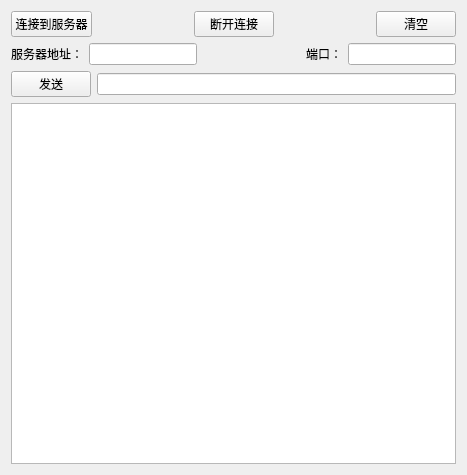
<?xml version="1.0" encoding="UTF-8"?>
<ui version="4.0">
 <class>Widget</class>
 <widget class="QWidget" name="Widget">
  <property name="geometry">
   <rect>
    <x>0</x>
    <y>0</y>
    <width>467</width>
    <height>475</height>
   </rect>
  </property>
  <property name="windowTitle">
   <string>Widget</string>
  </property>
  <layout class="QVBoxLayout" name="verticalLayout">
   <item>
    <layout class="QHBoxLayout" name="horizontalLayout_2">
     <item>
      <widget class="QPushButton" name="pushButton_connect">
       <property name="text">
        <string>连接到服务器</string>
       </property>
      </widget>
     </item>
     <item>
      <spacer name="horizontalSpacer">
       <property name="orientation">
        <enum>Qt::Horizontal</enum>
       </property>
       <property name="sizeHint" stdset="0">
        <size>
         <width>40</width>
         <height>20</height>
        </size>
       </property>
      </spacer>
     </item>
     <item>
      <widget class="QPushButton" name="pushButton_disconnect">
       <property name="text">
        <string>断开连接</string>
       </property>
      </widget>
     </item>
     <item>
      <spacer name="horizontalSpacer_2">
       <property name="orientation">
        <enum>Qt::Horizontal</enum>
       </property>
       <property name="sizeHint" stdset="0">
        <size>
         <width>40</width>
         <height>20</height>
        </size>
       </property>
      </spacer>
     </item>
     <item>
      <widget class="QPushButton" name="pushButton_clear">
       <property name="text">
        <string>清空</string>
       </property>
      </widget>
     </item>
    </layout>
   </item>
   <item>
    <layout class="QHBoxLayout" name="horizontalLayout_4">
     <item>
      <layout class="QHBoxLayout" name="horizontalLayout">
       <item>
        <widget class="QLabel" name="label">
         <property name="text">
          <string>服务器地址：</string>
         </property>
        </widget>
       </item>
       <item>
        <widget class="QLineEdit" name="lineEdit_IP"/>
       </item>
      </layout>
     </item>
     <item>
      <spacer name="horizontalSpacer_3">
       <property name="orientation">
        <enum>Qt::Horizontal</enum>
       </property>
       <property name="sizeHint" stdset="0">
        <size>
         <width>40</width>
         <height>20</height>
        </size>
       </property>
      </spacer>
     </item>
     <item>
      <layout class="QHBoxLayout" name="horizontalLayout_3">
       <item>
        <widget class="QLabel" name="label_2">
         <property name="text">
          <string>端口：</string>
         </property>
        </widget>
       </item>
       <item>
        <widget class="QLineEdit" name="lineEdit_port"/>
       </item>
      </layout>
     </item>
    </layout>
   </item>
   <item>
    <layout class="QHBoxLayout" name="horizontalLayout_5">
     <item>
      <widget class="QPushButton" name="pushButton_send">
       <property name="text">
        <string>发送</string>
       </property>
      </widget>
     </item>
     <item>
      <widget class="QLineEdit" name="lineEdit_message"/>
     </item>
    </layout>
   </item>
   <item>
    <widget class="QTextBrowser" name="textBrowser"/>
   </item>
  </layout>
 </widget>
 <layoutdefault spacing="6" margin="11"/>
 <resources/>
 <connections/>
</ui>
